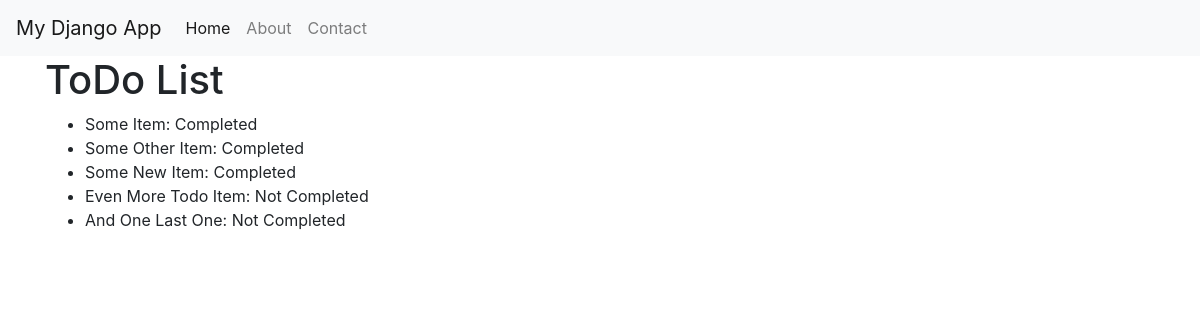
Screenshot of /my_server/todos/ with the database file from the repository.
### my_server_app/models.py (models this page shows)
class TodoItem(models.Model):
  title = models.CharField(max_length=200)
  completed = models.BooleanField(default=False)

### my_server_app/views.py (the view)
# urls.py: path("todos/", views.todos, name="todos")
def todos(request):
  items = TodoItem.objects.all()
  return render(request, "todos.html", {"todos": items})

### my_server_app/templates/todos.html
{% extends "base.html" %}
{% block content %}
<h1> ToDo List </h1>
<ul>
  {% for todo in todos %}
  <li>
    {{ todo.title }}: {% if todo.completed %} Completed {% else %} Not Completed {% endif %}
  </li>
  {% endfor %}
</ul>
{% endblock %}

### my_server_app/templates/base.html (shortened to what this page needs)
<!DOCTYPE html>
<html lang="en">
  <head>
    <link rel="stylesheet" href="https://stackpath.bootstrapcdn.com/bootstrap/4.3.1/css/bootstrap.min.css"  rel="stylesheet" />
  </head>
  <body>
    <nav class="navbar navbar-expand-lg navbar-light bg-light">
      <a class="navbar-brand" href="#">My Django App</a>
      <div class="collapse navbar-collapse" id="navbarNav">
        <ul class="navbar-nav">
          <li class="nav-item active">
            <a class="nav-link" href="#">Home</a>
          </li>
          <li class="nav-item">
            <a class="nav-link" href="#">About</a>
          </li>
          <li class="nav-item">
            <a class="nav-link" href="#">Contact</a>
          </li>
        </ul>
      </div>
    </nav>
    <div class="container">{% block content %} {% endblock %}</div>
  </body>
</html>

### rows the page displays
TodoItem: title "Some Item", completed "Completed"
TodoItem: title "Some Other Item", completed "Completed"
TodoItem: title "Some New Item", completed "Completed"
TodoItem: title "Even More Todo Item", completed "Not Completed"
TodoItem: title "And One Last One", completed "Not Completed"
